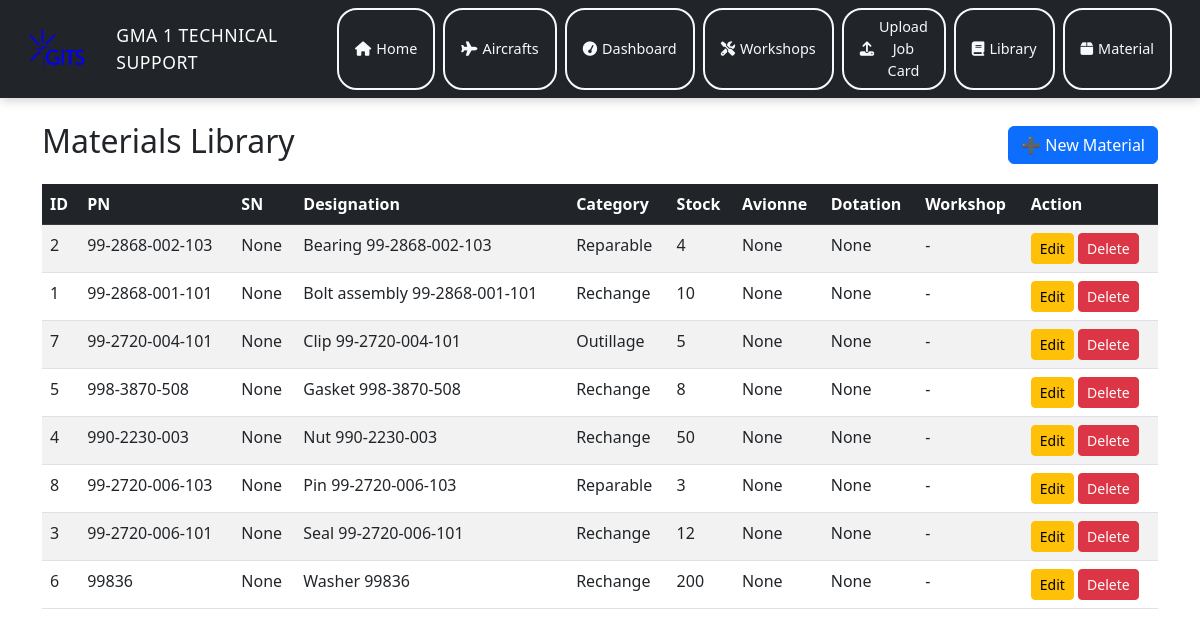
The page /materials on the database its author committed.
### tables this page shows
CREATE TABLE materials (
            id INTEGER PRIMARY KEY AUTOINCREMENT,
            part_number TEXT,
            serial_number TEXT UNIQUE,
            designation TEXT,
            fsc TEXT,
            niin TEXT,
            nsn TEXT,
            category TEXT,          -- Rechange / Reparable / Outillage / Banc d'essai
            workshop_id INTEGER,    -- optional: main responsible workshop
            position TEXT,
            dotation INTEGER,
            avionne INTEGER,
            stock INTEGER,
            att_rpn INTEGER,
            rpn INTEGER,
            calibration_date TEXT,          -- YYYY-MM-DD
            calibration_expiration TEXT,    -- YYYY-MM-DD
            FOREIGN KEY(workshop_id) REFERENCES workshops(id)
        );

### app.py (the view)
@app.route("/materials")
def materials_list():
    conn = sqlite3.connect(DB_FILE)
    c = conn.cursor()
    c.execute("""
        SELECT m.id, m.part_number, m.serial_number, m.designation,
               m.category, m.stock, m.avionne, m.dotation,
               w.name as workshop_name
        FROM materials m
        LEFT JOIN workshops w ON m.workshop_id = w.id
        ORDER BY m.designation
    """)
    materials = c.fetchall()
    conn.close()
    return render_template("materials.html", materials=materials)

### templates/materials.html
{% extends "base.html" %}
{% block content %}
<div class="d-flex justify-content-between align-items-center mb-3">
  <h2>Materials Library</h2>
  <a href="{{ url_for('material_new') }}" class="btn btn-primary">➕ New Material</a>
</div>
<table class="table table-striped">
  <thead class="table-dark">
    <tr>
      <th>ID</th>
      <th>PN</th>
      <th>SN</th>
      <th>Designation</th>
      <th>Category</th>
      <th>Stock</th>
      <th>Avionne</th>
      <th>Dotation</th>
      <th>Workshop</th>
      <th>Action</th>
    </tr>
  </thead>
  <tbody>
    {% for m in materials %}
    <tr>
      <td>{{ m[0] }}</td>
      <td>{{ m[1] }}</td>
      <td>{{ m[2] }}</td>
      <td>{{ m[3] }}</td>
      <td>{{ m[4] }}</td>
      <td>{{ m[5] }}</td>
      <td>{{ m[6] }}</td>
      <td>{{ m[7] }}</td>
      <td>{{ m[8] or '-' }}</td>
      <td>
        <a href="{{ url_for('material_edit', material_id=m[0]) }}" class="btn btn-sm btn-warning">Edit</a>
        <form action="{{ url_for('material_delete', material_id=m[0]) }}" method="post" style="display:inline;">
          <button type="submit" class="btn btn-sm btn-danger"
                  onclick="return confirm('Delete this material?')">Delete</button>
        </form>
      </td>
    </tr>
    {% endfor %}
  </tbody>
</table>
{% endblock %}

### rows shown on the page
materials: id "2", part_number "99-2868-002-103", m "None", designation "Bearing 99-2868-002-103", category "Reparable", stock "4", m "-"
materials: id "1", part_number "99-2868-001-101", m "None", designation "Bolt assembly 99-2868-001-101", category "Rechange", stock "10", m "-"
materials: id "7", part_number "99-2720-004-101", m "None", designation "Clip 99-2720-004-101", category "Outillage", stock "5", m "-"
materials: id "5", part_number "998-3870-508", m "None", designation "Gasket 998-3870-508", category "Rechange", stock "8", m "-"
materials: id "4", part_number "990-2230-003", m "None", designation "Nut 990-2230-003", category "Rechange", stock "50", m "-"
materials: id "8", part_number "99-2720-006-103", m "None", designation "Pin 99-2720-006-103", category "Reparable", stock "3", m "-"
materials: id "3", part_number "99-2720-006-101", m "None", designation "Seal 99-2720-006-101", category "Rechange", stock "12", m "-"
materials: id "6", part_number "99836", m "None", designation "Washer 99836", category "Rechange", stock "200", m "-"
